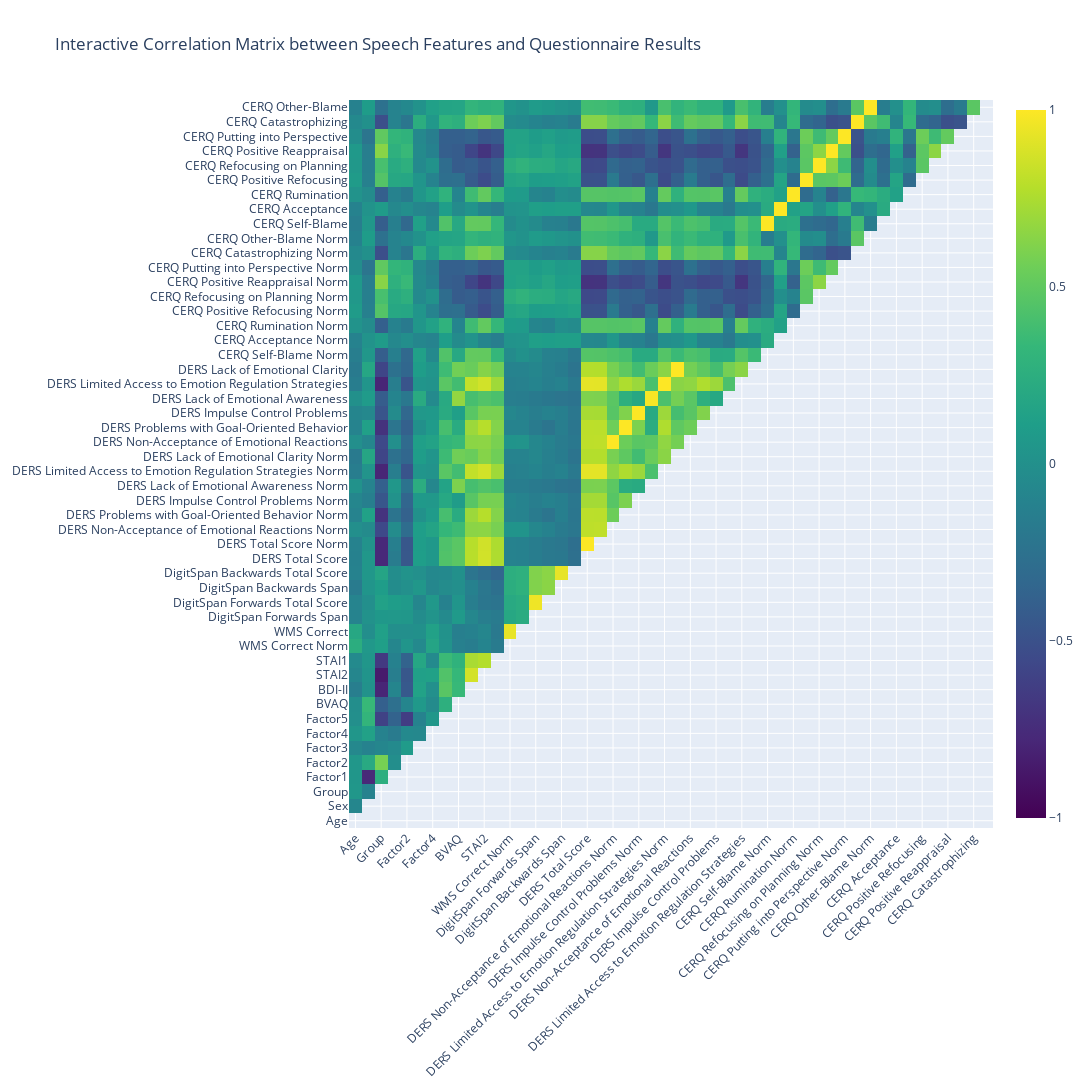

Write notebook code for a chart like this one.
### Markdown cell above
Plot interactive

### Code cell
# Assuming 'analysis_df' is already defined

# Calculate the correlation matrix
correlation_matrix = analysis_df.corr()

# Create a mask for the upper triangle (to avoid duplication in the heatmap)
mask = np.triu(np.ones_like(correlation_matrix, dtype=bool))

# Apply the mask to the correlation matrix
correlation_matrix = correlation_matrix.mask(mask)

# Create the heatmap using plotly.graph_objects
fig = go.Figure(data=go.Heatmap(
    z=correlation_matrix.to_numpy(),
    x=correlation_matrix.columns.tolist(),
    y=correlation_matrix.index.tolist(),
    colorscale='Viridis',
    zmin=-1, zmax=1,
    showscale=True
))

# Update layout for better readability
fig.update_layout(
    title='Interactive Correlation Matrix between Speech Features and Questionnaire Results',
    xaxis=dict(tickangle=-45),
    yaxis=dict(tickangle=0),
    autosize=False,
    width=1500,
    height=1500
)

# Display the interactive heatmap
fig.show()
fig.write_html("W:/Fmri_Forschung/Allerlei/JuliaS/GitHub/SubliminalVideoPriming/plots/speech_questinnaire_correlations_interactive.html")

### Figure 1 — Plotly figure (JSON) as saved in the notebook; plotly's stock layout.template omitted (floating-point values rounded to 4 significant figures; data arrays with more than 128 entries replaced by an {"elided": "..."} marker saying what was removed)
{"data": [{"colorscale": [[0, "#440154"], [0.1111, "#482878"], [0.2222, "#3e4989"], [0.3333, "#31688e"], [0.4444, "#26828e"], [0.5556, "#1f9e89"], [0.6667, "#35b779"], [0.7778, "#6ece58"], [0.8889, "#b5de2b"], [1, "#fde725"]], "showscale": true, "type": "heatmap", "x": ["Age", "Sex", "Group", "Factor1", "Factor2", "Factor3", "Factor4", "Factor5", "BVAQ", "BDI-II", "STAI2", "STAI1", "WMS Correct Norm", "WMS Correct", "DigitSpan Forwards Span", "DigitSpan Forwards Total Score", "DigitSpan Backwards Span", "DigitSpan Backwards Total Score", "DERS Total Score", "DERS Total Score Norm", "DERS Non-Acceptance of Emotional Reactions Norm", "DERS Problems with Goal-Oriented Behavior Norm", "DERS Impulse Control Problems Norm", "DERS Lack of Emotional Awareness Norm", "DERS Limited Access to Emotion Regulation Strategies Norm", "DERS Lack of Emotional Clarity Norm", "DERS Non-Acceptance of Emotional Reactions", "DERS Problems with Goal-Oriented Behavior", "DERS Impulse Control Problems", "DERS Lack of Emotional Awareness", "DERS Limited Access to Emotion Regulation Strategies", "DERS Lack of Emotional Clarity", "CERQ Self-Blame Norm", "CERQ Acceptance Norm", "CERQ Rumination Norm", "CERQ Positive Refocusing Norm", "CERQ Refocusing on Planning Norm", "CERQ Positive Reappraisal Norm", "CERQ Putting into Perspective Norm", "CERQ Catastrophizing Norm", "CERQ Other-Blame Norm", "CERQ Self-Blame", "CERQ Acceptance", "CERQ Rumination", "CERQ Positive Refocusing", "CERQ Refocusing on Planning", "CERQ Positive Reappraisal", "CERQ Putting into Perspective", "CERQ Catastrophizing", "CERQ Other-Blame"], "y": ["Age", "Sex", "Group", "Factor1", "Factor2", "Factor3", "Factor4", "Factor5", "BVAQ", "BDI-II", "STAI2", "STAI1", "WMS Correct Norm", "WMS Correct", "DigitSpan Forwards Span", "DigitSpan Forwards Total Score", "DigitSpan Backwards Span", "DigitSpan Backwards Total Score", "DERS Total Score", "DERS Total Score Norm", "DERS Non-Acceptance of Emotional Reactions Norm", "DERS Problems with Goal-Oriented Behavior Norm", "DERS Impulse Control Problems Norm", "DERS Lack of Emotional Awareness Norm", "DERS Limited Access to Emotion Regulation Strategies Norm", "DERS Lack of Emotional Clarity Norm", "DERS Non-Acceptance of Emotional Reactions", "DERS Problems with Goal-Oriented Behavior", "DERS Impulse Control Problems", "DERS Lack of Emotional Awareness", "DERS Limited Access to Emotion Regulation Strategies", "DERS Lack of Emotional Clarity", "CERQ Self-Blame Norm", "CERQ Acceptance Norm", "CERQ Rumination Norm", "CERQ Positive Refocusing Norm", "CERQ Refocusing on Planning Norm", "CERQ Positive Reappraisal Norm", "CERQ Putting into Perspective Norm", "CERQ Catastrophizing Norm", "CERQ Other-Blame Norm", "CERQ Self-Blame", "CERQ Acceptance", "CERQ Rumination", "CERQ Positive Refocusing", "CERQ Refocusing on Planning", "CERQ Positive Reappraisal", "CERQ Putting into Perspective", "CERQ Catastrophizing", "CERQ Other-Blame"], "z": {"elided": "50x50 float values"}, "zmax": 1, "zmin": -1}], "layout": {"autosize": false, "height": 1500, "title": {"text": "Interactive Correlation Matrix between Speech Features and Questionnaire Results"}, "width": 1500, "xaxis": {"tickangle": -45}, "yaxis": {"tickangle": 0}}}
